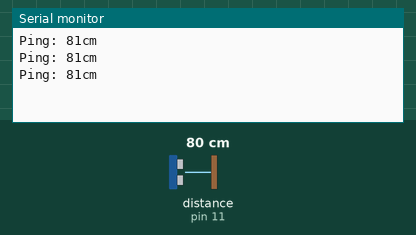
Simulated run of this sketch. Board: Arduino Uno, built with avr-gcc and run on an emulated ATmega328P. Parts: the last lines printed to the serial monitor. The inputs (shaded band) are chosen by the test bench; at power-on: distance to the obstacle (sensor on pin 11) 80 cm. The echo pulse lasts 58.3 µs per cm.

Above: at 1.2 s.
1.3 s: distance to the obstacle (sensor on pin 11) set to 2 cm
At 2.4 s:
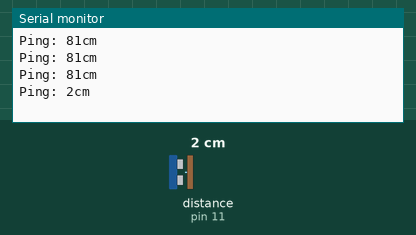
2.8 s: distance to the obstacle (sensor on pin 11) set to 4 cm
At 3.9 s:
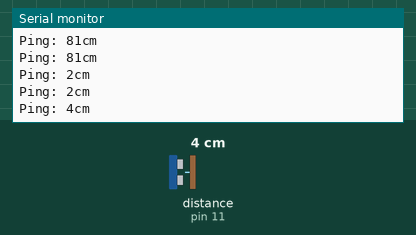
Timing chart, 0 to 5.8 s (numbered marks = the images above; inputs shaded):
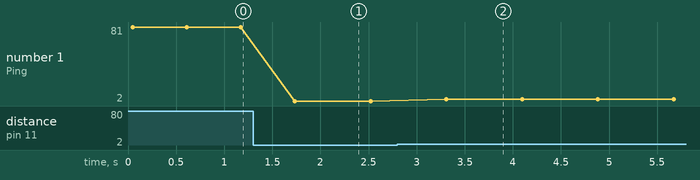

The sketch:

IRsendDemo_SUPER.ino
```cpp
// (licence header left out)
#include <NewPing.h>

#define TRIGGER_PIN  12
#define ECHO_PIN     11
#define MAX_DISTANCE 200

NewPing sonar(TRIGGER_PIN, ECHO_PIN, MAX_DISTANCE);
#include <IRremote.h>

IRsend irsend;

void setup()
{
  Serial.begin(115200);
}

void loop() {
  delay(50);
  Serial.print("Ping: ");
  Serial.print(sonar.ping_cm());
  Serial.println("cm");
  if (sonar.ping_cm() <= 50) {
	  for (int i = 0; i < 2; i++) {
		  irsend.sendSony(0xa90, 12);
		  delay(50);
	}
  }
 delay(500);
}
```

Measured:
- after the input at 1.3 s, the serial monitor: prints a new line after 0.43 s (image 1)
- after the input at 2.8 s, the serial monitor: prints a new line after 0.51 s (image 2)
- plotted number 1: 81 → 2 after the input at 1.3 s, 2 → 4 after the input at 2.8 s
